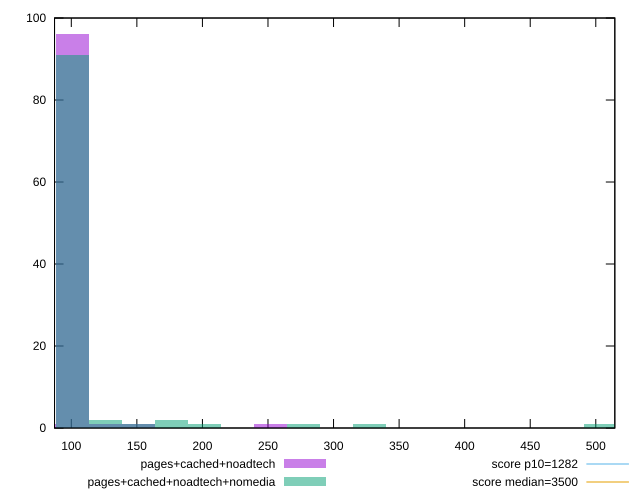

Reproduce this figure in gnuplot.
reset

$pagesCachedNoadtech <<EOF
100.71846000141748 96
251.79615000354372 1
151.07769000212622 1
125.89807500177186 1
75.53884500106311 1
EOF

$pagesCachedNoadtechNomedia <<EOF
100.71846000141748 91
176.2573050024806 2
151.07769000212622 1
327.3349950046068 1
125.89807500177186 2
503.59230000708743 1
276.97576500389806 1
201.43692000283497 1
EOF

set key outside below
set boxwidth 25.17961500035437
set xrange [87.212:514.52]
set yrange [0:100]
set trange [0:100]
set style fill transparent solid 0.5 noborder

set parametric
set terminal svg size 640, 500 enhanced background rgb 'white'
set output "report_00016_2021-02-10T13-31-48.338Z/bootup-time/comparison/histogram/2_vs_3.svg"

plot $pagesCachedNoadtech title "pages+cached+noadtech" with boxes, \
     $pagesCachedNoadtechNomedia title "pages+cached+noadtech+nomedia" with boxes, \
     1282,t title "score p10=1282", \
     3500,t title "score median=3500"

reset
